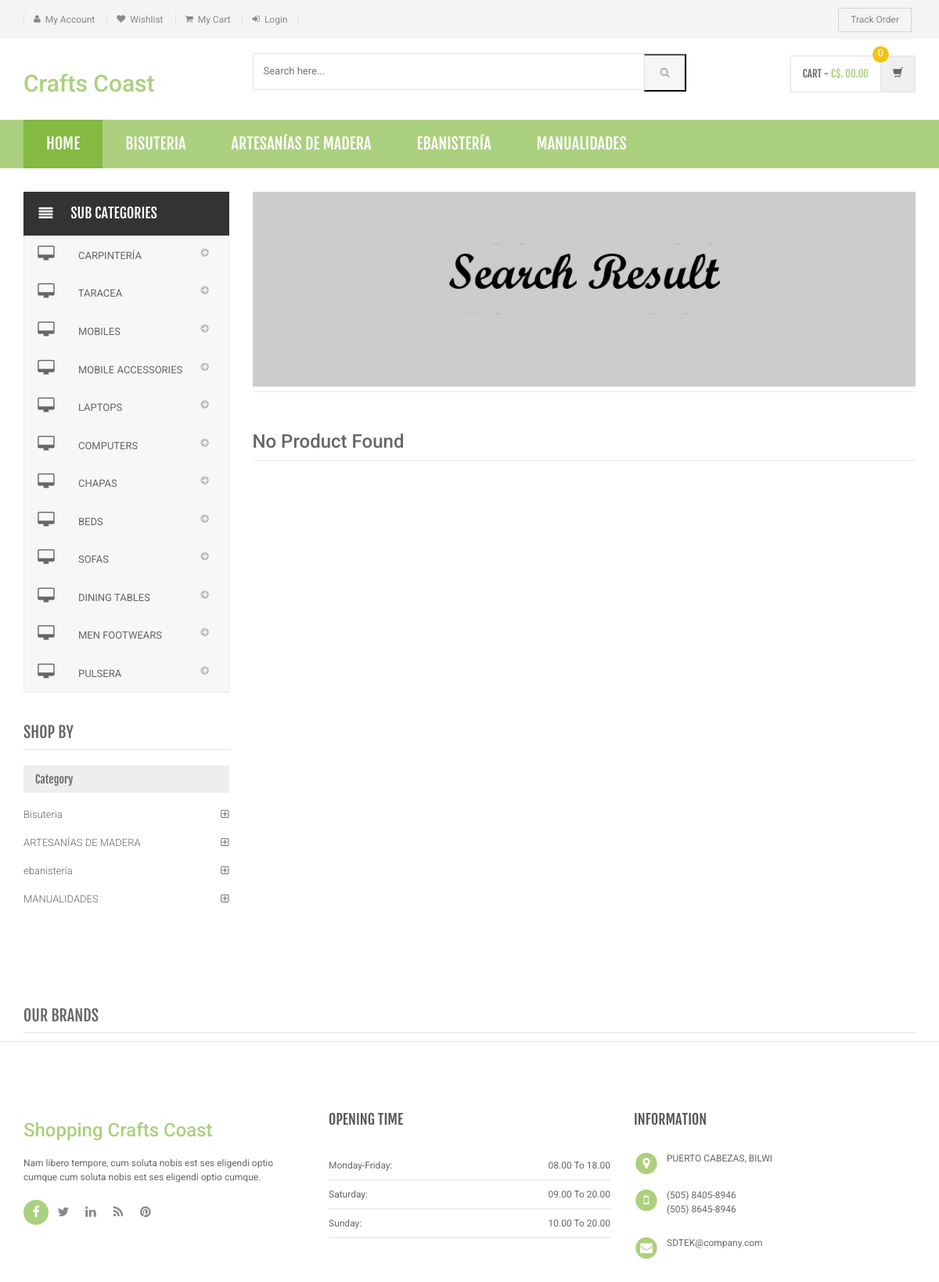
Screenshot of /search-result.php with the database file from the repository.
### tables this page shows
CREATE TABLE `category` (
  `id` int(11) NOT NULL,
  `categoryName` varchar(255) DEFAULT NULL,
  `categoryDescription` longtext DEFAULT NULL,
  `creationDate` timestamp NOT NULL DEFAULT current_timestamp(),
  `updationDate` varchar(255) DEFAULT NULL
);

CREATE TABLE `subcategory` (
  `id` int(11) NOT NULL,
  `categoryid` int(11) DEFAULT NULL,
  `subcategory` varchar(255) DEFAULT NULL,
  `creationDate` timestamp NULL DEFAULT current_timestamp(),
  `updationDate` varchar(255) DEFAULT NULL
);

### search-result.php (the view, shortened to what this page needs)
<?php
include('includes/config.php');
$find="%{$_POST['product']}%";
?>
<!DOCTYPE html>
<html lang="en">
	<head>
	    <link rel="stylesheet" href="assets/css/bootstrap.min.css">
	    <link rel="stylesheet" href="assets/css/main.css">
	    <link rel="stylesheet" href="assets/css/green.css">
	    <link rel="stylesheet" href="assets/css/owl.carousel.css">
		<link rel="stylesheet" href="assets/css/owl.transitions.css">
		<link href="assets/css/lightbox.css" rel="stylesheet">
		<link rel="stylesheet" href="assets/css/animate.min.css">
		<link rel="stylesheet" href="assets/css/rateit.css">
		<link rel="stylesheet" href="assets/css/bootstrap-select.min.css">
		<link rel="stylesheet" href="assets/css/config.css">
		<link href="assets/css/green.css" rel="alternate stylesheet" title="Green color">
		<link href="assets/css/blue.css" rel="alternate stylesheet" title="Blue color">
		<link href="assets/css/red.css" rel="alternate stylesheet" title="Red color">
		<link href="assets/css/orange.css" rel="alternate stylesheet" title="Orange color">
		<link href="assets/css/dark-green.css" rel="alternate stylesheet" title="Darkgreen color">
		<link rel="stylesheet" href="assets/css/font-awesome.min.css">
	</head>
    <body class="cnt-home">
<header class="header-style-1">
<?php include('includes/top-header.php');?>
<?php include('includes/main-header.php');?>
<?php include('includes/menu-bar.php');?>
</header>
<div class="body-content outer-top-xs">
	<div class='container'>
		<div class='row outer-bottom-sm'>
			<div class='col-md-3 sidebar'>
<div class="side-menu animate-dropdown outer-bottom-xs">
<div class="side-menu animate-dropdown outer-bottom-xs">
    <div class="head"><i class="icon fa fa-align-justify fa-fw"></i>Sub Categories</div>
    <nav class="yamm megamenu-horizontal" role="navigation">
        <ul class="nav">
            <li class="dropdown menu-item">
              <?php $sql=mysqli_query($con,"select id,subcategory  from subcategory");
while($row=mysqli_fetch_array($sql))
{
    ?>
                <a href="sub-category.php?scid=<?php echo $row['id'];?>" class="dropdown-toggle"><i class="icon fa fa-desktop fa-fw"></i>
                <?php echo $row['subcategory'];?></a>
                <?php }?>
</li>
</ul>
    </nav>
</div>
</div>
	            <div class="sidebar-module-container">
	            	<h3 class="section-title">shop by</h3>
	            	<div class="sidebar-filter">
<div class="sidebar-widget wow fadeInUp outer-bottom-xs ">
	<div class="widget-header m-t-20">
		<h4 class="widget-title">Category</h4>
	</div>
	<div class="sidebar-widget-body m-t-10">
	         <?php $sql=mysqli_query($con,"select id,categoryName  from category");
while($row=mysqli_fetch_array($sql))
{
    ?>
		<div class="accordion">
	    	<div class="accordion-group">
	            <div class="accordion-heading">
	                <a href="category.php?cid=<?php echo $row['id'];?>"  class="accordion-toggle collapsed">
	                   <?php echo $row['categoryName'];?>
	                </a>
	            </div>
	        </div>
	    </div>
	    <?php } ?>
	</div>
</div>
	            	</div>
	            </div>
            </div>
			<div class='col-md-9'>
	<div id="category" class="category-carousel hidden-xs">
		<div class="item">
			<div class="image">
				<img src="assets/images/banners/cat-banner-3.jpg" alt="" class="img-responsive">
			</div>
		</div>
</div>
				<div class="search-result-container">
					<div id="myTabContent" class="tab-content">
						<div class="tab-pane active " id="grid-container">
							<div class="category-product  inner-top-vs">
								<div class="row">
			<?php
$ret=mysqli_query($con,"select * from products where productName like '$find'");
$num=mysqli_num_rows($ret);
if($num>0)
{
while ($row=mysqli_fetch_array($ret))
{?>
		<div class="col-sm-6 col-md-4 wow fadeInUp">
			<div class="products">
	<div class="product">
		<div class="product-image">
			<div class="image">
				<a href="product-details.php?pid=<?php echo htmlentities($row['id']);?>"><img  src="assets/images/blank.gif" data-echo="admin/productimages/<?php echo htmlentities($row['id']);?>/<?php echo htmlentities($row['productImage1']);?>" alt="" width="200" height="300"></a>
			</div>
		</div>
		<div class="product-info text-left">
			<h3 class="name"><a href="product-details.php?pid=<?php echo htmlentities($row['id']);?>"><?php echo htmlentities($row['productName']);?></a></h3>
			<div class="rating rateit-small"></div>
			<div class="description"></div>
			<div class="product-price">
				<span class="price">
					Rs. <?php echo htmlentities($row['productPrice']);?>			</span>
										     <span class="price-before-discount">Rs.<?php echo htmlentities($row['productPriceBeforeDiscount']);?></span>
			</div>
		</div>
					<div class="cart clearfix animate-effect">
				<div class="action">
					<ul class="list-unstyled">
						<li class="add-cart-button btn-group">
					<?php if($row['productAvailability']=='In Stock'){?>
										<button class="btn btn-primary icon" data-toggle="dropdown" type="button">
								<i class="fa fa-shopping-cart"></i>
							</button>
							<a href="category.php?page=product&action=add&id=<?php echo $row['id']; ?>">
							<button class="btn btn-primary" type="button">Add to cart</button></a>
								<?php } else {?>
							<div class="action" style="color:red">Out of Stock</div>
					<?php } ?>
						</li>
		                <li class="lnk wishlist">
							<a class="add-to-cart" href="category.php?pid=<?php echo htmlentities($row['id'])?>&&action=wishlist" title="Wishlist">
								 <i class="icon fa fa-heart"></i>
							</a>
						</li>
					</ul>
				</div>
			</div>
			</div>
			</div>
		</div>
	  <?php } } else {?>
		<div class="col-sm-6 col-md-4 wow fadeInUp"> <h3>No Product Found</h3>
		</div>
<?php } ?>
										</div>
							</div>
						</div>
				</div>
			</div>
		</div></div>
		<?php include('includes/brands-slider.php');?>
</div>
</div>
<?php include('includes/footer.php');?>
</body>
</html>

### includes/menu-bar.php (shortened to what this page needs)
<div class="header-nav animate-dropdown">
    <div class="container">
        <div class="yamm navbar navbar-default" role="navigation">
            <div class="nav-bg-class">
                <div class="navbar-collapse collapse" id="mc-horizontal-menu-collapse">
	<div class="nav-outer">
		<ul class="nav navbar-nav">
			<li class="active dropdown yamm-fw">
				<a href="index.php" data-hover="dropdown" class="dropdown-toggle">Home</a>
			</li>
              <?php $sql=mysqli_query($con,"select id,categoryName  from category limit 6");
while($row=mysqli_fetch_array($sql))
{
    ?>
			<li class="dropdown yamm">
				<a href="category.php?cid=<?php echo $row['id'];?>"> <?php echo $row['categoryName'];?></a>
			</li>
			<?php } ?>
		</ul>
		<div class="clearfix"></div>
	</div>
</div>
            </div>
        </div>
    </div>
</div>

### rows the page displays
category: categoryName "BISUTERIA", categoryName "Bisuteria"
category: categoryName "ARTESANÍAS DE MADERA"
category: categoryName "EBANISTERÍA", categoryName "ebanistería"
category: categoryName "MANUALIDADES"
subcategory: subcategory "CARPINTERÍA"
subcategory: subcategory "TARACEA"
subcategory: subcategory "MOBILES"
subcategory: subcategory "MOBILE ACCESSORIES"
subcategory: subcategory "LAPTOPS"
subcategory: subcategory "COMPUTERS"
subcategory: subcategory "CHAPAS"
subcategory: subcategory "BEDS"
subcategory: subcategory "SOFAS"
subcategory: subcategory "DINING TABLES"
subcategory: subcategory "MEN FOOTWEARS"
subcategory: subcategory "PULSERA"
